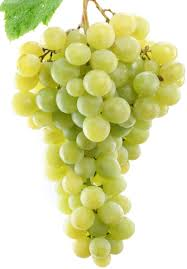
#> input picture Image Edge Detection/graps.jpg, 187 x 269 px, given in place of naga.jpg, which was not available
$ python egde_detection_sobel_kernal.py   (older library calls are emulated)
#> lines starting #> are read from the running program, lines starting #| are printed output that depends on the picture; pictures that were not available may be replaced by others from this repository, and a replacement may not be noted

# coding: utf-8

# In[ ]:


from scipy import signal
import matplotlib.pyplot as plt
from matplotlib import image as im
from scipy import misc
ascent = im.imread('Desktop/naga.jpg')
#> ascent is the input picture: shape (269, 187, 3); mean R, G, B 218.4, 220.6, 166.2
scharr = im.imread('Desktop/naga.jpg')
b = ascent[:,:, 0]
g = ascent[:,:, 1]
r = ascent[:,:, 2]
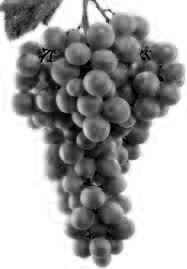
#> r: shape (269, 187); min 0, max 255, mean 166.2
ac= 0.21 * r + 0.72 * g + 0.07 * b
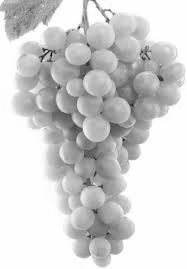
#> ac: shape (269, 187) float64; min 13.41, max 255, mean 209
a= scharr[:,:, 0]
c = scharr[:,:, 1]
d= scharr[:,:, 2]
sc = 0.21 * a + 0.72 * c + 0.07 * d
grad = signal.convolve2d(ac, sc, boundary='symm', mode='same',fillvalue=0)
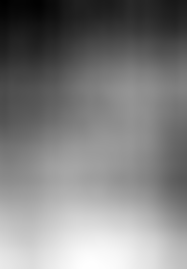
#> grad: shape (269, 187) float64; min 2.07e+09, max 2.47e+09, mean 2.27e+09; drawn with min black and max white
plt.imshow(grad)


# In[15]:


from scipy import signal
import matplotlib.pyplot as plt
from matplotlib import image as im
import numpy as np
kh = np.array([[-1, 0, 1], [-2, 0, 2], [-1, 0, 1]], dtype = np.float)
kv = np.array([[1, 2, 1], [0, 0, 0], [-1, -2, -1]], dtype = np.float)
image= im.imread('Desktop/apple.jpg')
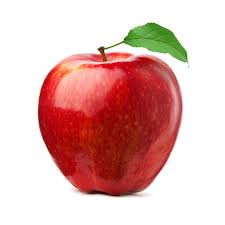
#> input picture Image Edge Detection/apple.jpg, 225 x 225 px, found by its file name
#> image is the input picture: shape (225, 225, 3); mean R, G, B 225.6, 183.9, 180.2
b = image[:,:, 0]
#> b: shape (225, 225)
g = image[:,:, 1]
#> g: shape (225, 225)
r = image[:,:, 2]
#> r: shape (225, 225)
gr= 0.21 * r + 0.72 * g + 0.07 * b
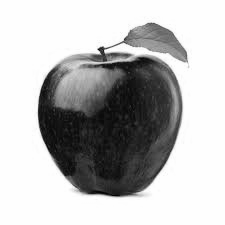
#> gr: shape (225, 225) float64; min 3.15, max 255, mean 186.1
plt.gray()
conv=signal.convolve2d(gr,kv,boundary='symm',mode='same',fillvalue=0)
conh=signal.convolve2d(gr,kh,boundary='symm',mode='same',fillvalue=0)
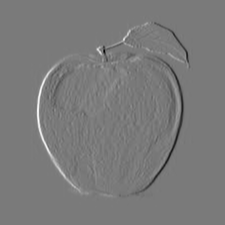
#> conh: shape (225, 225) float64; min -855.7, max 923.2, mean 0; drawn with min black and max white
con=abs(conv)
con1=abs(conh)
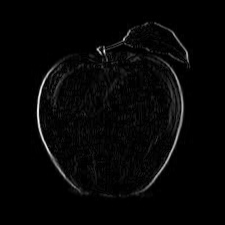
#> con1: shape (225, 225) float64; min 0, max 923.2, mean 22.5; drawn with min black and max white
plt.subplot(1,4,1)
plt.imshow(image)
plt.title('original')
plt.subplot(1,4,2)
plt.imshow(gr)
plt.title('grayimage')
plt.subplot(1,4,3)
plt.imshow(con)
plt.title('vericalsobel')
plt.subplot(1,4,4)
plt.imshow(conh)
plt.title('horizantal sobel')


# In[14]:


plt.imshow(con)
